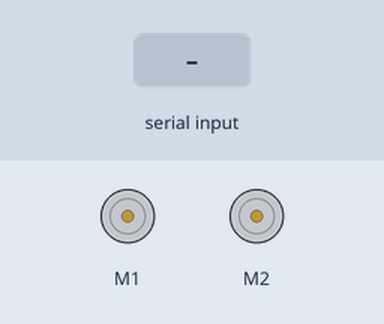
This sketch was run on a simulated Arduino Uno, built with avr-gcc and run on an emulated ATmega328P. On the bench: 2 × DC motor (green arrow = forward, orange = backward, longer = faster). The test bench sets the inputs (shaded band).

Above: at 1.2 s.
1.3 s: "F" received over Serial
At 2.5 s:
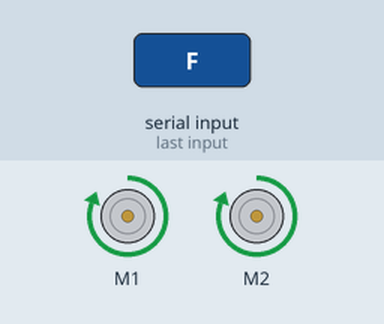
2.8 s: "B" received over Serial
At 3.7 s:
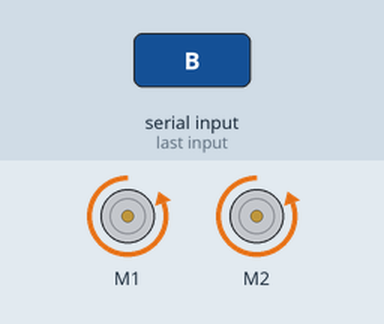
4.3 s: "L" received over Serial
At 4.9 s:
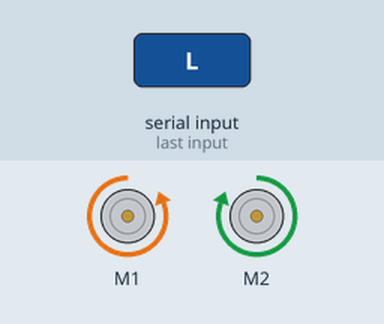
5.8 s: "R" received over Serial
At 7.0 s:
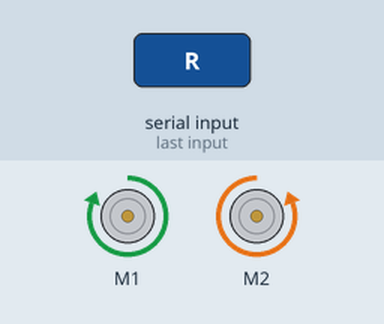
7.3 s: "S" received over Serial
At 8.4 s:
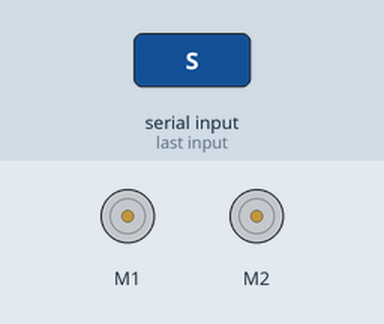
Timing chart, 0 to 9.8 s (numbered marks = the images above; inputs shaded):
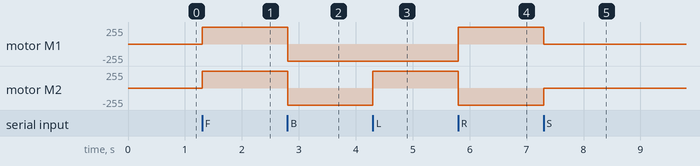

The sketch:

BLUETOOTH_CAR.ino
```cpp
#include <AFMotor.h>

//initial motors pin
AF_DCMotor motor2(2, MOTOR12_1KHZ);
AF_DCMotor motor1(1, MOTOR12_1KHZ);

char command;

void setup()
{
  Serial.begin(9600);  //Set the baud rate to your Bluetooth module.
}

void loop(){
  if(Serial.available() > 0){
    command = Serial.read();
    Stop(); //initialize with motors stoped
    //Change pin mode only if new command is different from previous.
    //Serial.println(command);
    switch(command){
    case 'F':
      forward();
      break;
    case 'B':
       back();
      break;
    case 'L':
      left();
      break;
    case 'R':
      right();
      break;
    case 'S':
      Stop();
      break;
    }
  }

}

void forward()
{
  motor1.setSpeed(255); //Define maximum velocity
  motor1.run(FORWARD); //rotate the motor clockwise
  motor2.setSpeed(255); //Define maximum velocity
  motor2.run(FORWARD); //rotate the motor clockwise
}

void back()
{
  motor1.setSpeed(255); //Define maximum velocity
  motor1.run(BACKWARD); //rotate the motor anti-clockwise
  motor2.setSpeed(255); //Define maximum velocity
  motor2.run(BACKWARD); //rotate the motor anti-clockwise
}

void left()
{
  motor1.setSpeed(255); //Define maximum velocity
  motor1.run(BACKWARD); //rotate the motor anti-clockwise
  motor2.setSpeed(255); //Define maximum velocity
  motor2.run(FORWARD);  //rotate the motor clockwise
}

void right()
{
  motor1.setSpeed(255); //Define maximum velocity
  motor1.run(FORWARD); //rotate the motor clockwise
  motor2.setSpeed(255); //Define maximum velocity
  motor2.run(BACKWARD); //rotate the motor anti-clockwise
}

void Stop()
{
  motor1.setSpeed(0); //Define minimum velocity
  motor1.run(RELEASE); //stop the motor when release the button
  motor2.setSpeed(0); //Define minimum velocity
  motor2.run(RELEASE); //rotate the motor clockwise
}
```

Measured:
- after the input at 1.3 s, motor M1, motor M2: stopped → forward 255/255 at once
- after the input at 2.8 s, motor M1, motor M2: forward 255/255 → backward 255/255 at once
- after the input at 4.3 s, motor M2: backward 255/255 → forward 255/255 at once
- after the input at 5.8 s, motor M1: backward 255/255 → forward 255/255 at once; motor M2: forward 255/255 → backward 255/255 at once
- after the input at 7.3 s, motor M1: forward 255/255 → stopped at once; motor M2: backward 255/255 → stopped at once
